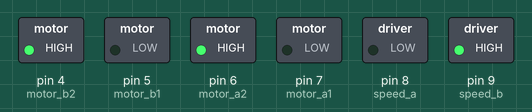
Bench run of a sketch on a simulated Arduino Uno, built with avr-gcc and run on an emulated ATmega328P. Shown: switched loads named in the sketch (green lamp = pin HIGH). What the sketch prints to the serial monitor is not drawn.

Above: at 0.1 s.
Timing chart, 0 to 1.6 s (numbered marks = the images above):
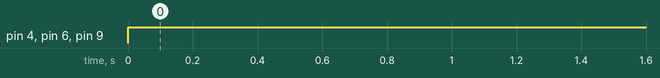

Measured:
- by itself, pin 4 (motor_b2), pin 6 (motor_a2), pin 9 (speed_b): LOW → HIGH at 0.00 s

The sketch:

motor_driver_test.ino
```cpp
int motor_a1 = 7, motor_a2 = 6, motor_b1 = 5, motor_b2 = 4;
int speed_a = 8, speed_b = 9;

void setup()
{
   Serial.begin (57600);
   pinMode (motor_a1, OUTPUT);
   pinMode (motor_a2, OUTPUT);
   pinMode (motor_b1, OUTPUT);
   pinMode (motor_b2, OUTPUT);
   pinMode (speed_a, OUTPUT);
   pinMode (speed_b, OUTPUT);
}

void loop()
{
  float  linear_x = 50;
  float linear = map(linear_x, 10, 100, 255, 0);
  Serial.println (map(linear_x, 0, 0.26, 0, 255));
  analogWrite (speed_a, 100);
  analogWrite (speed_b, 255);
  digitalWrite (motor_a1, LOW);
  digitalWrite (motor_a2, HIGH);
  digitalWrite (motor_b1, LOW);
  digitalWrite (motor_b2, HIGH);
}
```
